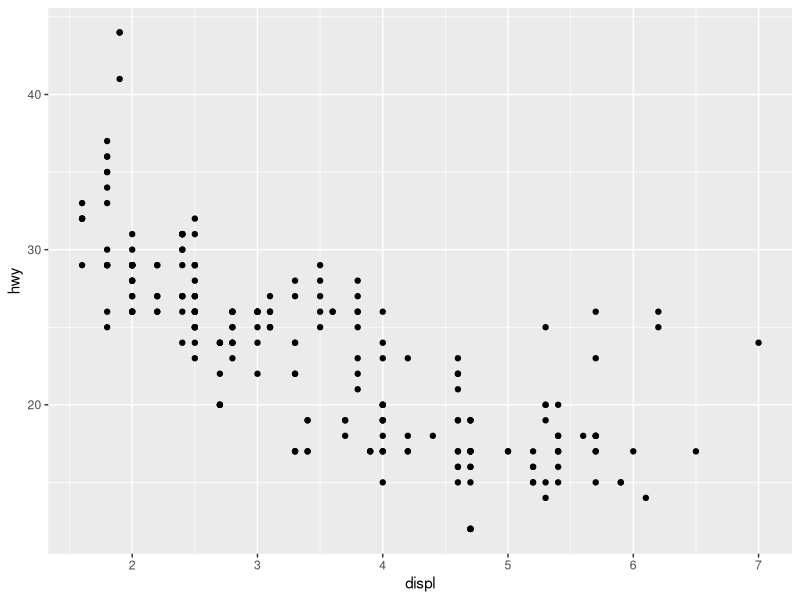
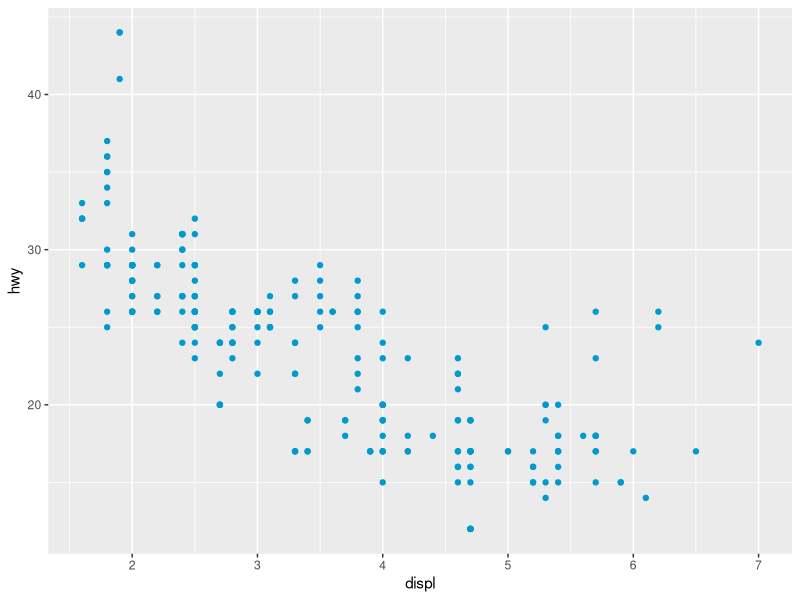
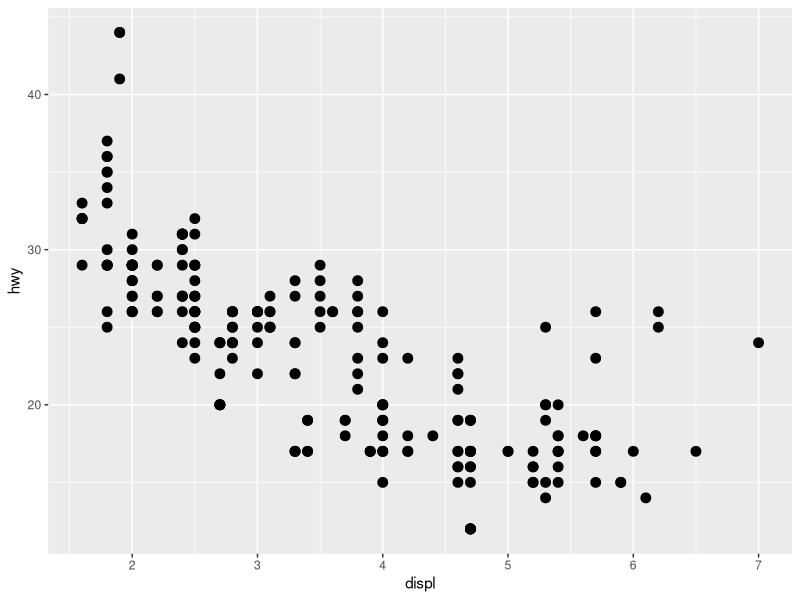
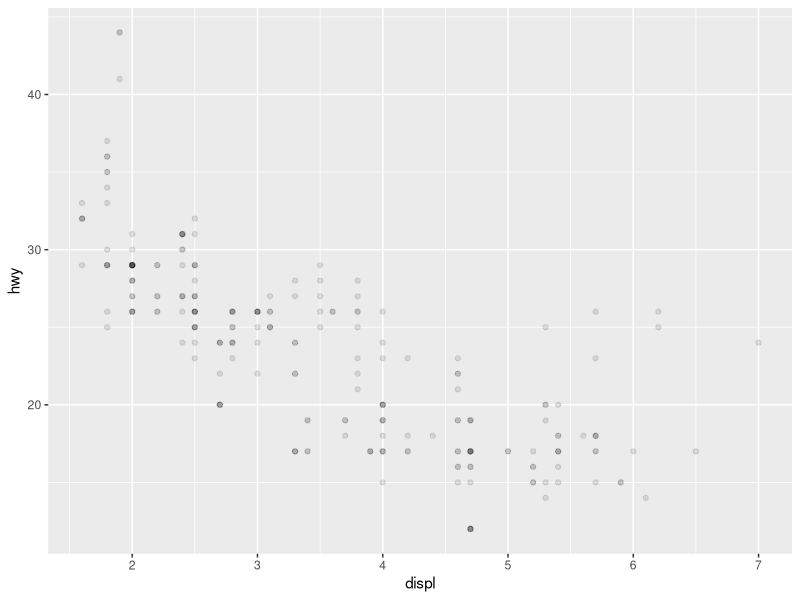
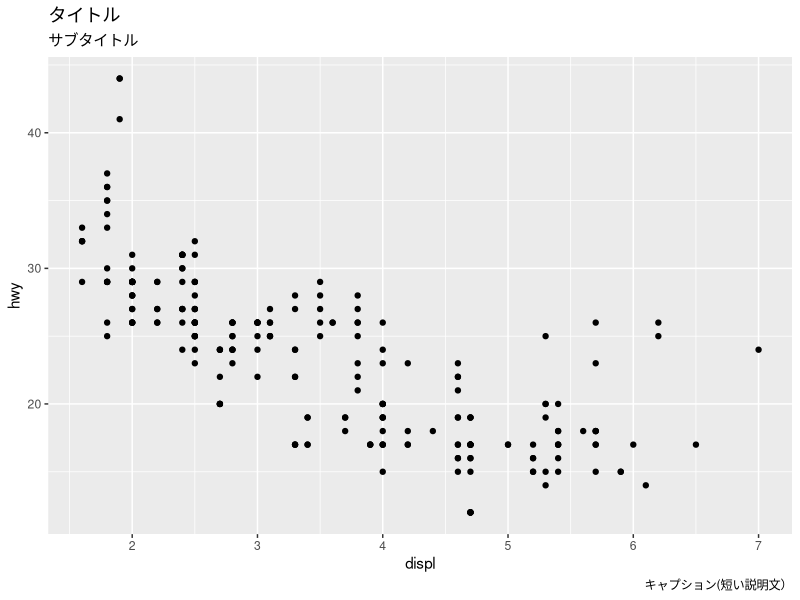
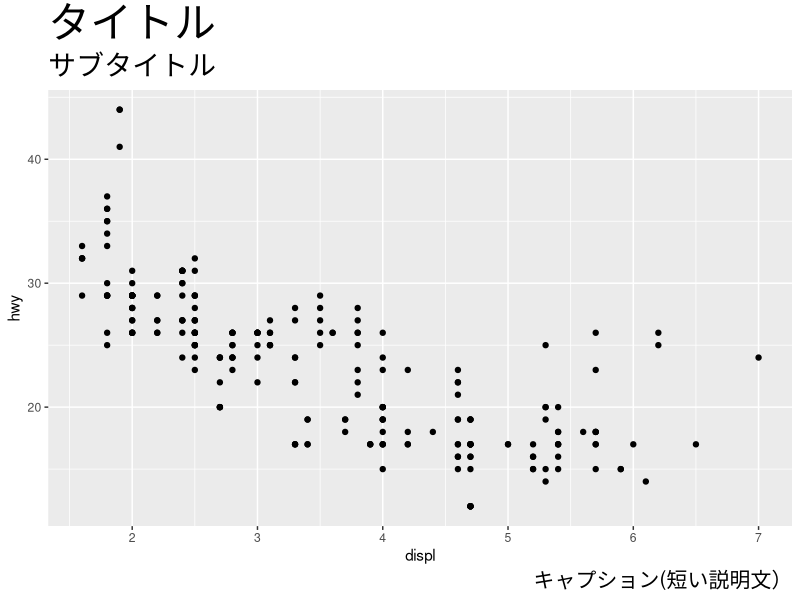
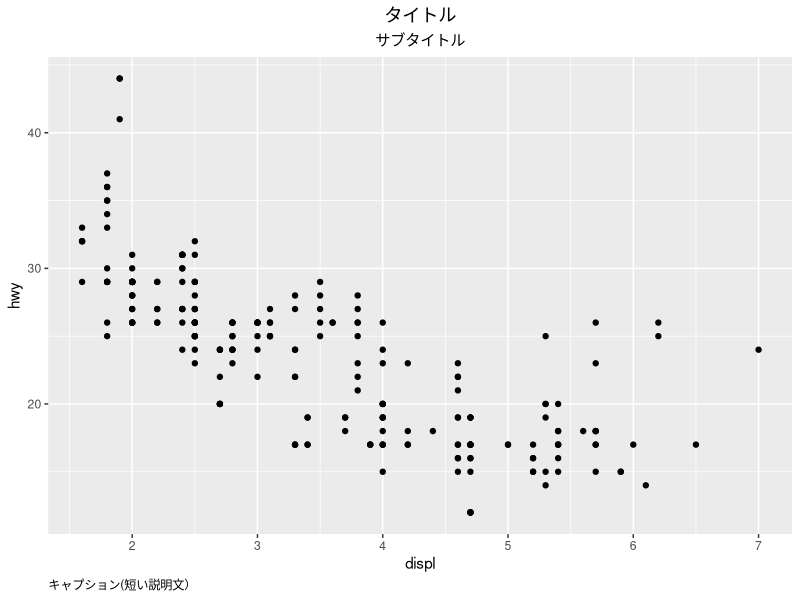
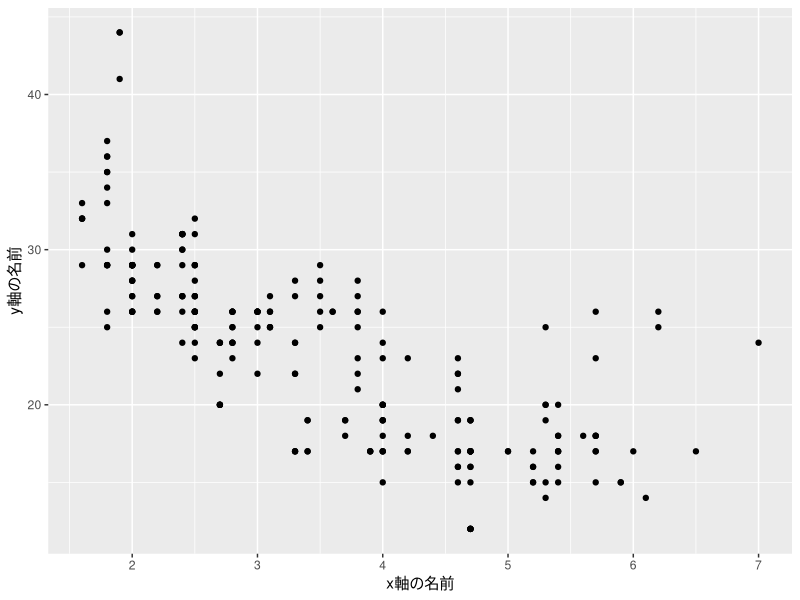

Write the R code that produced these figures, in order.
## ---- chunk 1
knitr::opts_chunk$set(echo = TRUE, warning = FALSE, message = FALSE)
## ---- chunk 2
library(tidyverse)
## ---- chunk 3
p <- 
ggplot(mpg, aes(x = displ, y = hwy))

p + geom_point() 
## ---- chunk 4
p +
  geom_point(color = "deepskyblue3") 
## ---- chunk 5
p +
  geom_point(size = 3) 
## ---- chunk 6
p +
  geom_point(alpha = 0.1) 
## ---- chunk 7
p +
  geom_point() +
  labs(
    title = "タイトル",
    subtitle = "サブタイトル",
    caption = "キャプション(短い説明文）"
       )
## ---- chunk 8
p +
  geom_point() +
  labs(
    title = "タイトル",
    subtitle = "サブタイトル",
    caption = "キャプション(短い説明文）"
       ) +
  theme(
    plot.title    = element_text(size = 30),
    plot.subtitle = element_text(size = 20),
    plot.caption  = element_text(size = 15)
  )
## ---- chunk 9
p +
  geom_point() +
  labs(
    title = "タイトル",
    subtitle = "サブタイトル",
    caption = "キャプション(短い説明文）"
       ) +
  theme(
    plot.title    = element_text(hjust = 0.5),   # 水平方向0-1の範囲で相対的な位置を指定
    plot.subtitle    = element_text(hjust = 0.5),
    plot.caption  = element_text(hjust = 0)
  )
## ---- chunk 10
p +
  geom_point() +
  labs(
    x = "x軸の名前",
    y = "y軸の名前"
       )
## ---- chunk 11
mpg %>% 
  select(displ, hwy) %>% # displとhwyを選んでsummary()に渡す
  summary()
## ---- chunk 12
p +
  geom_point() +
  scale_x_continuous(
    breaks = seq(from = 1, to = 8, by = 1), # 1から8まで1ずつ増える
    limits = c(1, 8)) +                     # 1を表示したい場合
  scale_y_continuous(
    breaks = seq(from = 10, to = 45, by = 5), # 10から45まで5ずつ増える
    limits = c(10, 45))
## ---- chunk 13
p +
  geom_point() +
  scale_y_continuous(
    breaks = c(15, 30, 45))       
## ---- chunk 14
p +
  geom_point() +
  theme(axis.text = element_text(size = 9)) # 単位はpt

p + 
  geom_point() +
  theme(axis.text = element_text(size = 12)) # 単位はpt

p +
  geom_point() +
  theme(axis.text = element_text(size = 16)) # 単位はpt

## ---- chunk 15
p + 
  geom_point() +
  geom_hline(yintercept = 30,     # 座標の位置
             linetype = "dotted", # 点線
             color = "red",       # 色
             size = 1)            # 大きさ

## ---- chunk 16
p +
  geom_point() +
  geom_vline(xintercept = 5,
             linetype = "dotted",
             color = "red",
             size = 1)

## ---- chunk 17
p +
  geom_point() +
  annotate(geom = "text",
           x = 5, y = 35,  # テキストの中心座標位置
           label = "ここにテキスト",
           color = "blue",
           size = 10)
## ---- chunk 18
# 相関係数の計算
corc <- 
  cor(mpg$displ, mpg$hwy) %>% 
  round(2)
 
p +
  geom_point() +
  annotate("text",
           label = str_c("r = ", corc), # 相関係数の代入 
           x = 6, y = 40,
           size = 6)
  
## ---- chunk 19
p + 
  geom_point() +
  theme_bw()
## ---- chunk 20
p +
  geom_point() +
  theme_classic()
## ---- chunk 21
pc <- 
ggplot(mpg) +
  geom_point(aes(displ, hwy,
                 color = class))

pc 
## ---- chunk 22
pc +
  scale_color_manual(values = c("red", "green", "blue", "yellow", "pink", "black", "brown"))
## ---- chunk 23
pc +
  scale_color_manual(values = c("red", "green", "blue", "yellow", "pink", "black", "brown"),
                     labels = c("二人乗り","小型","中型","ミニバン","貨物","サブコンパクト","SUV"))
## ---- chunk 24
pc +
 theme(legend.position = "bottom")

## ---- chunk 25
pc +
 theme(legend.position = "none")

## ---- chunk 26
pc +
 theme(legend.position = c(.70, .80),
       legend.direction = "horizontal")

## ---- chunk 27
pc +
 theme(legend.position = "bottom") +
 guides(color = guide_legend(nrow = 1))  

## ---- chunk 28
pc +
  facet_wrap(vars(class))
## ---- chunk 29
pc +
  facet_wrap(vars(class),
             ncol = 2)
